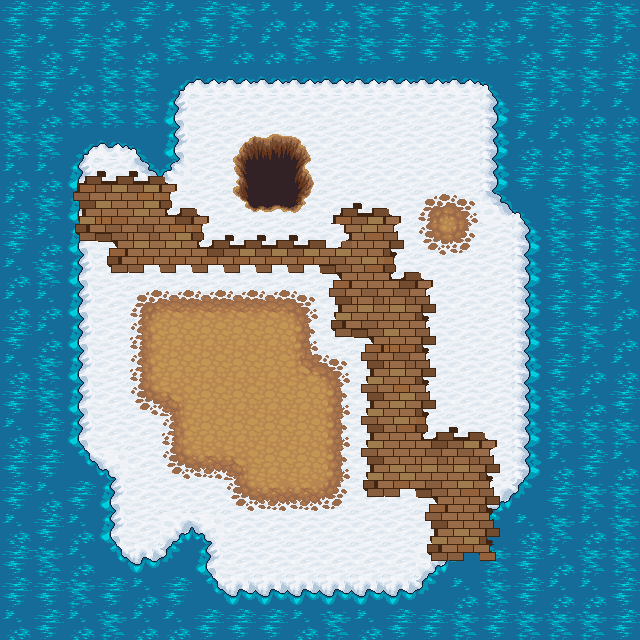

A level layout from a 2D game, rendered from its tile map. Below: a short description, then the map file with its tile-grid data intact:
An orthogonal 20x20 tile map with 32x32 px tiles, 3 tile layers (ground1, ground2, ground3) and 2 objects (player, portal).

<map version="1.0" tiledversion="2017.12.21" orientation="orthogonal" renderorder="right-down" width="20" height="20" tilewidth="32" tileheight="32" infinite="0" nextobjectid="110">
 <tileset firstgid="1" source="terrain.tsx" />
 <layer name="ground1" width="20" height="20">
  <data encoding="csv">
188,188,188,189,188,189,188,190,189,189,189,190,188,190,189,189,188,190,188,190,
188,189,188,190,189,190,188,189,189,190,188,190,188,188,188,190,189,188,188,189,
188,188,189,190,190,188,189,190,189,190,188,188,188,188,188,190,188,190,190,188,
190,189,190,190,190,188,189,189,189,190,188,188,190,190,188,190,188,189,189,189,
190,190,189,189,188,189,190,189,188,189,189,190,190,190,189,190,189,189,190,190,
189,189,189,188,190,189,189,190,188,189,189,189,189,188,188,189,188,188,190,188,
189,190,190,188,188,190,188,188,189,189,188,189,188,188,188,190,190,190,188,190,
188,189,189,190,189,188,190,188,190,189,189,188,190,189,188,190,190,190,188,190,
189,190,188,189,190,190,189,188,189,188,188,190,190,190,189,189,190,188,190,188,
189,189,188,189,188,188,188,188,188,188,189,188,188,188,188,188,188,188,188,189,
188,189,188,188,189,188,188,190,188,189,189,190,190,189,190,189,190,188,190,189,
189,190,189,190,189,190,189,189,190,189,190,188,189,190,188,188,189,188,189,189,
188,190,188,190,189,189,188,190,189,189,190,189,189,188,190,189,189,190,189,188,
189,188,189,189,189,188,190,188,188,188,188,190,188,189,189,190,190,190,190,190,
188,188,189,189,189,188,188,189,189,188,190,189,188,188,190,190,188,189,188,189,
188,189,188,188,188,190,190,189,189,188,189,188,190,189,188,188,189,188,190,190,
189,188,189,188,190,188,189,190,188,189,190,190,190,189,188,189,189,190,189,190,
188,190,189,188,188,190,190,188,190,189,190,190,189,188,189,190,188,189,190,190,
188,188,190,188,189,188,190,190,190,190,188,190,188,189,189,190,188,189,189,188,
189,188,189,190,189,189,188,188,188,189,190,189,188,188,190,188,190,190,190,188
</data>
 </layer>
 <layer name="ground2" width="20" height="20">
  <data encoding="csv">
0,0,0,0,0,0,0,0,0,0,0,0,0,0,0,0,0,0,0,0,
0,0,0,0,0,0,0,0,0,0,0,0,0,0,0,0,0,0,0,0,
0,0,0,0,0,630,631,631,631,631,631,631,631,631,631,632,0,0,0,0,
0,0,0,0,0,662,663,663,663,663,663,663,663,663,663,664,0,0,0,0,
0,0,630,631,632,662,663,663,663,663,663,663,663,663,663,664,0,0,0,0,
0,0,662,663,599,600,663,663,663,663,663,663,663,663,663,664,0,0,0,0,
0,0,662,663,663,663,663,663,663,663,663,663,663,663,663,599,632,0,0,0,
0,0,662,663,663,663,663,663,663,663,663,663,663,663,663,663,664,0,0,0,
0,0,662,663,663,663,663,663,663,663,663,663,663,663,663,663,664,0,0,0,
0,0,662,663,663,663,663,663,663,663,663,663,663,663,663,663,664,0,0,0,
0,0,662,663,663,663,663,663,663,663,663,663,663,663,663,663,664,0,0,0,
0,0,662,663,663,663,663,663,663,663,663,663,663,663,663,663,664,0,0,0,
0,0,662,663,663,663,663,663,663,663,663,663,663,663,663,663,664,0,0,0,
0,0,662,663,663,663,663,663,663,663,663,663,663,663,663,663,664,0,0,0,
0,0,694,568,663,663,663,663,663,663,663,663,663,663,663,663,664,0,0,0,
0,0,0,662,663,663,663,663,663,663,663,663,663,663,663,567,696,0,0,0,
0,0,0,662,663,567,568,663,663,663,663,663,663,663,567,696,0,0,0,0,
0,0,0,694,695,696,662,663,663,663,663,663,663,567,696,0,0,0,0,0,
0,0,0,0,0,0,694,695,695,695,695,695,695,696,0,0,0,0,0,0,
0,0,0,0,0,0,0,0,0,0,0,0,0,0,0,0,0,0,0,0
</data>
 </layer>
 <layer name="ground3" width="20" height="20">
  <data encoding="csv">
0,0,0,0,0,0,0,0,0,0,0,0,0,0,0,0,0,0,0,0,
0,0,0,0,0,0,0,0,0,0,0,0,0,0,0,0,0,0,0,0,
0,0,0,0,0,0,0,0,0,0,0,0,0,0,0,0,0,0,0,0,
0,0,0,0,0,0,0,0,0,0,0,0,0,0,0,0,0,0,0,0,
0,0,0,0,0,0,0,83,84,85,0,0,0,0,0,0,0,0,0,0,
0,0,525,461,461,526,0,115,116,117,0,0,0,0,0,0,0,0,0,0,
0,0,430,431,399,460,526,147,148,149,525,461,526,65,67,0,0,0,0,0,
0,0,557,398,494,399,460,461,461,461,462,493,428,129,131,0,0,0,0,0,
0,0,0,557,397,397,397,397,397,397,398,493,460,526,0,0,0,0,0,0,
0,0,0,0,65,66,66,66,66,67,430,494,494,428,0,0,0,0,0,0,
0,0,0,0,97,98,98,98,98,99,557,398,431,428,0,0,0,0,0,0,
0,0,0,0,97,98,98,98,98,34,67,430,494,428,0,0,0,0,0,0,
0,0,0,0,129,3,98,98,98,98,99,430,399,428,0,0,0,0,0,0,
0,0,0,0,0,97,98,98,98,98,99,430,493,460,461,526,0,0,0,0,
0,0,0,0,0,129,130,3,98,98,99,430,492,463,494,428,0,0,0,0,
0,0,0,0,0,0,0,129,130,130,131,557,397,398,495,428,0,0,0,0,
0,0,0,0,0,0,0,0,0,0,0,0,0,430,492,428,0,0,0,0,
0,0,0,0,0,0,0,0,0,0,0,0,0,557,397,558,0,0,0,0,
0,0,0,0,0,0,0,0,0,0,0,0,0,0,0,0,0,0,0,0,
0,0,0,0,0,0,0,0,0,0,0,0,0,0,0,0,0,0,0,0
</data>
 </layer>
 <objectgroup color="#ff0000" name="data" offsetx="160" offsety="0">
  <object id="1" name="hero" type="player" x="288" y="320" width="32" height="32" />
  <object id="108" type="portal" x="96" y="160" width="32" height="32">
   <properties>
    <property name="map" value="underworld" />
    <property name="portal" value="cave0" />
   </properties>
  </object>
 </objectgroup>
</map>
